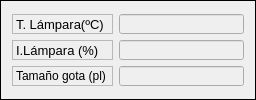
       <widget class="QFrame" name="frame_6">
        <property name="sizePolicy">
         <sizepolicy hsizetype="Preferred" vsizetype="Preferred">
          <horstretch>1</horstretch>
          <verstretch>1</verstretch>
         </sizepolicy>
        </property>
        <property name="frameShape">
         <enum>QFrame::Box</enum>
        </property>
        <property name="frameShadow">
         <enum>QFrame::Plain</enum>
        </property>
        <layout class="QGridLayout" name="gridLayout_17">
         <item row="0" column="0">
          <layout class="QGridLayout" name="gridLayout_11">
           <item row="0" column="0">
            <widget class="QLabel" name="label_5">
             <property name="font">
              <font>
               <pointsize>10</pointsize>
              </font>
             </property>
             <property name="frameShape">
              <enum>QFrame::StyledPanel</enum>
             </property>
             <property name="text">
              <string>T. Lámpara(ºC) </string>
             </property>
            </widget>
           </item>
           <item row="0" column="1">
            <widget class="QLineEdit" name="m_TemperaturaLampara">
             <property name="enabled">
              <bool>false</bool>
             </property>
             <property name="sizePolicy">
              <sizepolicy hsizetype="Expanding" vsizetype="Preferred">
               <horstretch>0</horstretch>
               <verstretch>0</verstretch>
              </sizepolicy>
             </property>
             <property name="maximumSize">
              <size>
               <width>16777215</width>
               <height>20</height>
              </size>
             </property>
             <property name="font">
              <font>
               <pointsize>10</pointsize>
              </font>
             </property>
             <property name="alignment">
              <set>Qt::AlignCenter</set>
             </property>
            </widget>
           </item>
           <item row="1" column="0">
            <widget class="QLabel" name="label_8">
             <property name="font">
              <font>
               <pointsize>10</pointsize>
              </font>
             </property>
             <property name="frameShape">
              <enum>QFrame::StyledPanel</enum>
             </property>
             <property name="text">
              <string>I.Lámpara (%)</string>
             </property>
            </widget>
           </item>
           <item row="1" column="1">
            <widget class="QLineEdit" name="m_Intensidad">
             <property name="enabled">
              <bool>false</bool>
             </property>
             <property name="sizePolicy">
              <sizepolicy hsizetype="Expanding" vsizetype="Preferred">
               <horstretch>0</horstretch>
               <verstretch>0</verstretch>
              </sizepolicy>
             </property>
             <property name="maximumSize">
              <size>
               <width>16777215</width>
               <height>20</height>
              </size>
             </property>
             <property name="font">
              <font>
               <pointsize>10</pointsize>
              </font>
             </property>
             <property name="alignment">
              <set>Qt::AlignCenter</set>
             </property>
            </widget>
           </item>
           <item row="2" column="0">
            <widget class="QLabel" name="label_6">
             <property name="font">
              <font>
               <pointsize>9</pointsize>
              </font>
             </property>
             <property name="frameShape">
              <enum>QFrame::StyledPanel</enum>
             </property>
             <property name="text">
              <string>Tamaño gota (pl)</string>
             </property>
            </widget>
           </item>
           <item row="2" column="1">
            <widget class="QLineEdit" name="m_gota">
             <property name="enabled">
              <bool>false</bool>
             </property>
             <property name="sizePolicy">
              <sizepolicy hsizetype="Expanding" vsizetype="Preferred">
               <horstretch>0</horstretch>
               <verstretch>0</verstretch>
              </sizepolicy>
             </property>
             <property name="maximumSize">
              <size>
               <width>16777215</width>
               <height>20</height>
              </size>
             </property>
             <property name="font">
              <font>
               <pointsize>10</pointsize>
              </font>
             </property>
             <property name="alignment">
              <set>Qt::AlignCenter</set>
             </property>
            </widget>
           </item>
          </layout>
         </item>
        </layout>
       </widget>
